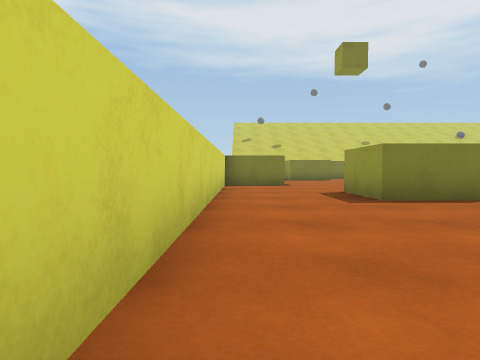
view 1 (above)

24 first-person views from a walk through a 3-D level made in the Unity game engine. The camera is 0.55 m above the floor, tilts 2° down and sees 75° across. The floor is counted in squares, 1 m on a side. Each view is taken from the middle of a square. On the plan, view 1 faces up. The plan holds only what a view shows up to about 9 squares ahead; the rest is blank. The place goes on beyond the plan. The player character is not drawn. Surface patterns are stand-ins for the level's own textures.

view 2
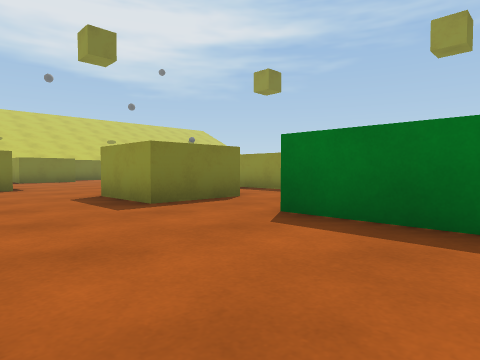

view 3
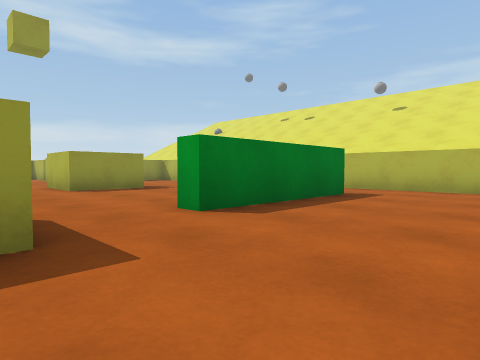

view 4
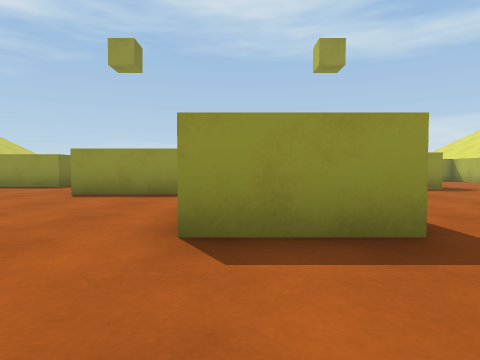

view 5
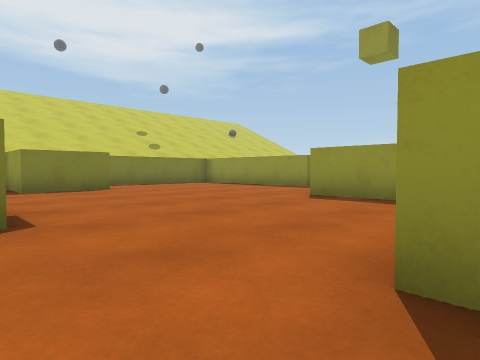

view 6
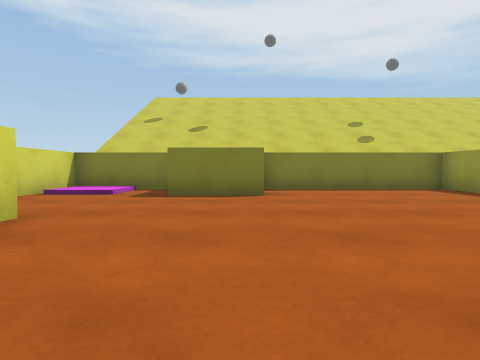

view 7
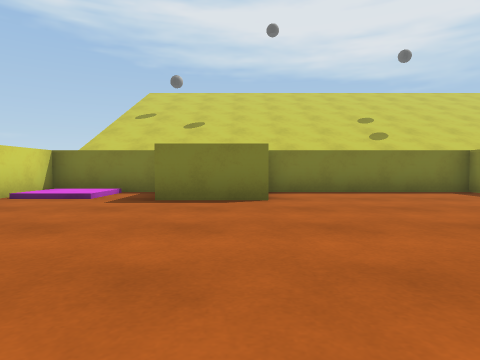

view 8
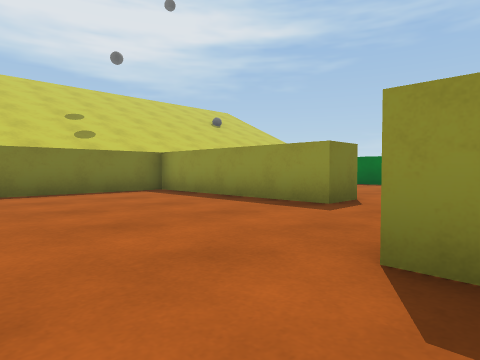

view 9
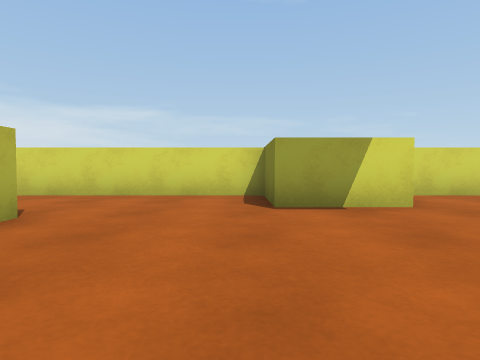

view 10
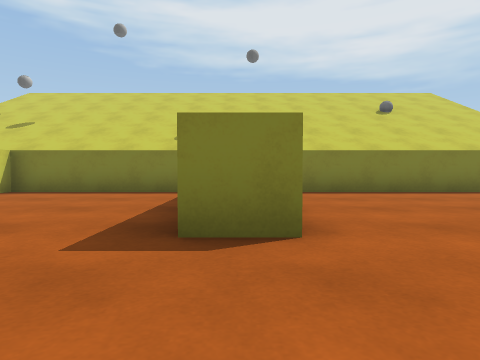

view 11
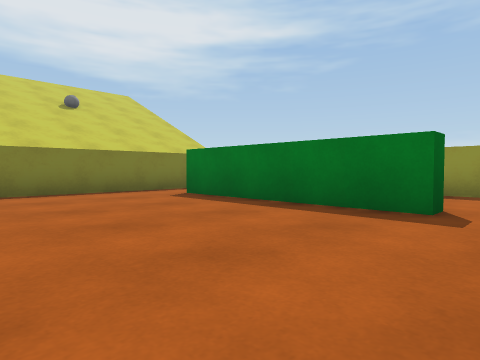

view 12
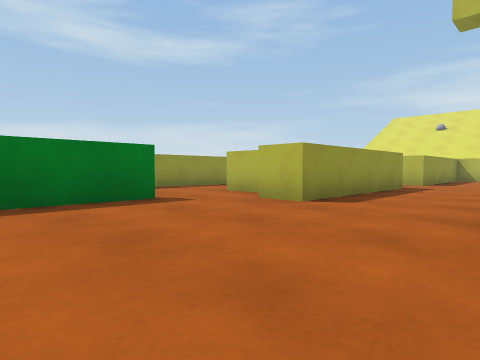

view 13
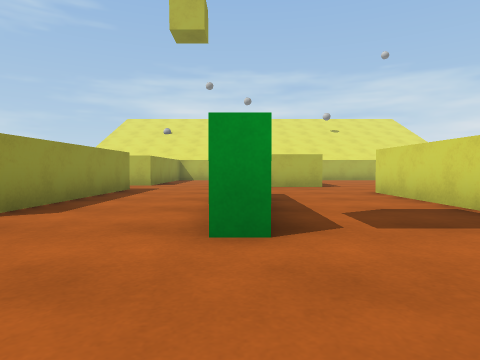

view 14
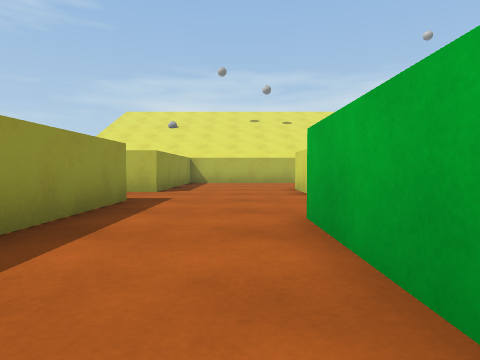

view 15
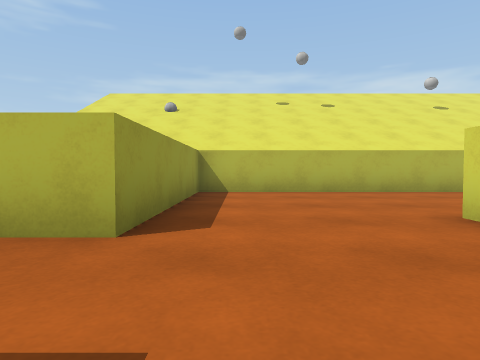

view 16
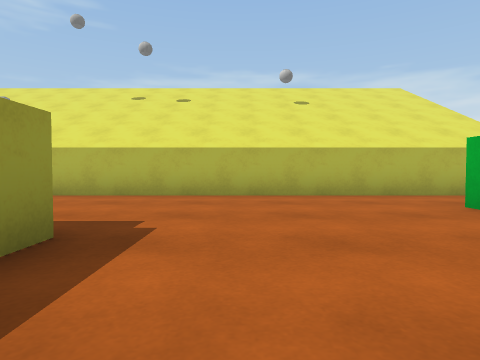

view 17
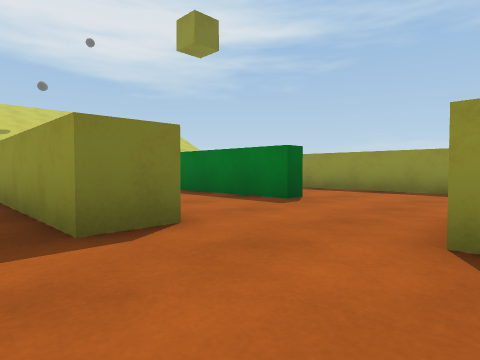

view 18
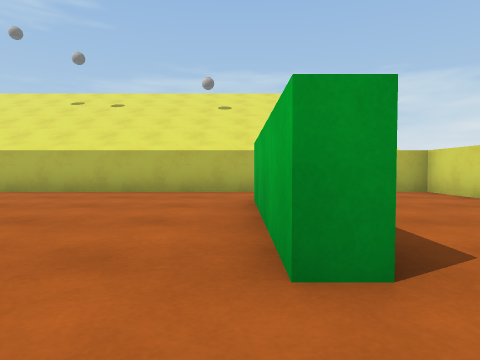

view 19
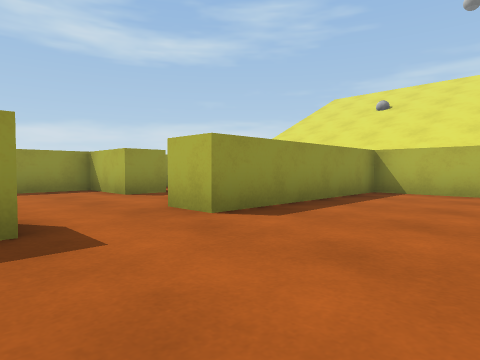

view 20
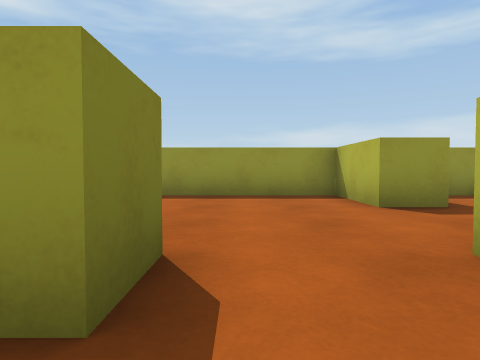

view 21
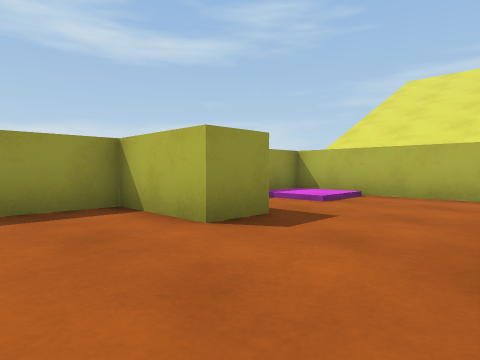

view 22
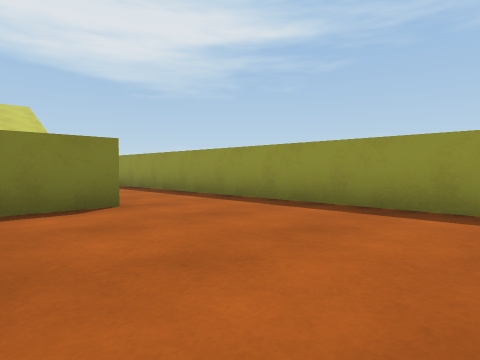

view 23
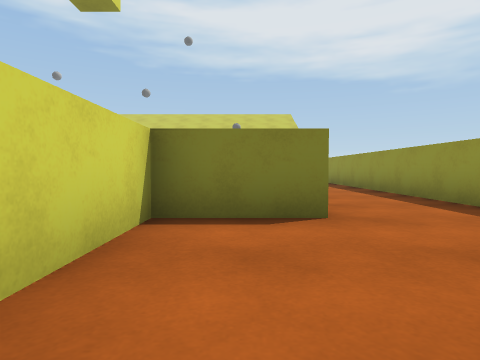

view 24
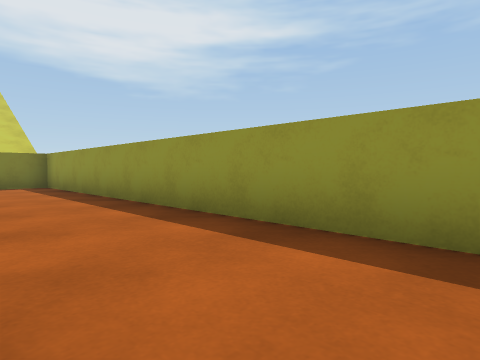

### Floor plan
Ten units are one square. View 1 is at (0, 0); x grows to the right and y downward. Boxes are objects, and circles mark ways between rooms. Rooms are numbered by the first view taken in them; rooms with no view inside come last. Other rooms are left out.
<svg viewBox="-10 -180 210 210">
<path fill="none" stroke="#000" d="M68 -57 68 -108M-5 -105 -5 25 45 25M106 -105 112 -105M106 -125 95 -125 95 -175 45 -175M21 -175 -5 -175 -5 -135M33 6 33 -35 37 -35M150 -45 140 -45 140 -95M112 -91 112 -65 108 -65 108 -100M78 -89 78 -57 68 -57M37 -35 37 5M45 25 140 25 140 -25 150 -25M168 -110 163 -110 163 -160M140 -95 150 -95M175 -175 115 -175M150 -75 150 -52M195 -19 195 -175 175 -175M158 25 195 25 195 2"/>
<rect x="-5" y="-125" width="20" height="20" fill="#bbb"><title>yellow block</title></rect>
<rect x="25" y="-75" width="20" height="20" fill="#bbb"><title>yellow block</title></rect>
<rect x="25" y="-175" width="20" height="20" fill="#bbb"><title>yellow block</title></rect>
<rect x="85" y="-35" width="20" height="20" fill="#bbb"><title>yellow block</title></rect>
<rect x="155" y="-85" width="20" height="10" fill="#bbb"><title>yellow block</title></rect>
<rect x="175" y="-25" width="20" height="20" fill="#bbb"><title>yellow block</title></rect>
<circle cx="40" cy="15" r="3" fill="#2a7"/>
<circle cx="55" cy="-45" r="3" fill="#2a7"/>
<circle cx="95" cy="-110" r="3" fill="#2a7"/>
<circle cx="105" cy="-115" r="3" fill="#2a7"/>
<circle cx="125" cy="-95" r="3" fill="#2a7"/>
<circle cx="145" cy="-35" r="3" fill="#2a7"/>
<circle cx="160" cy="-100" r="3" fill="#2a7"/>
<circle cx="170" cy="-165" r="3" fill="#2a7"/>
<text x="40" y="-90">1</text>
<text x="100" y="-30">2</text>
<text x="140" y="-140">3</text>
<text x="180" y="-60">4</text>
</svg>
Room 1 opens to room 2. Room 1 opens to room 3. Room 2 opens to room 3. Room 2 opens to room 4. Room 3 opens to room 4.

Where each view was taken, in squares from view 1:
view 1: 0 up, 0 right, facing up
view 2: 1 up, 0 right, facing up-right
view 3: 6 up, 0 right, facing down-right
view 4: 7 up, 0 right, facing right
view 5: 7 up, 1 right, facing up-right
view 6: 9 up, 4 right, facing up
view 7: 10 up, 4 right, facing up
view 8: 10 up, 5 right, facing up-right
view 9: 10 up, 6 right, facing left
view 10: 10 up, 10 right, facing up
view 11: 10 up, 12 right, facing up-right
view 12: 14 up, 11 right, facing down-right
view 13: 13 up, 11 right, facing down
view 14: 10 up, 12 right, facing down
view 15: 5 up, 13 right, facing down
view 16: 4 up, 7 right, facing down
view 17: 3 up, 6 right, facing up-right
view 18: 5 up, 4 right, facing down
view 19: 5 up, 11 right, facing down-right
view 20: 4 up, 13 right, facing right
view 21: 4 up, 15 right, facing down-right
view 22: 3 up, 15 right, facing up-right
view 23: 4 up, 16 right, facing up
view 24: 7 up, 17 right, facing up-right
